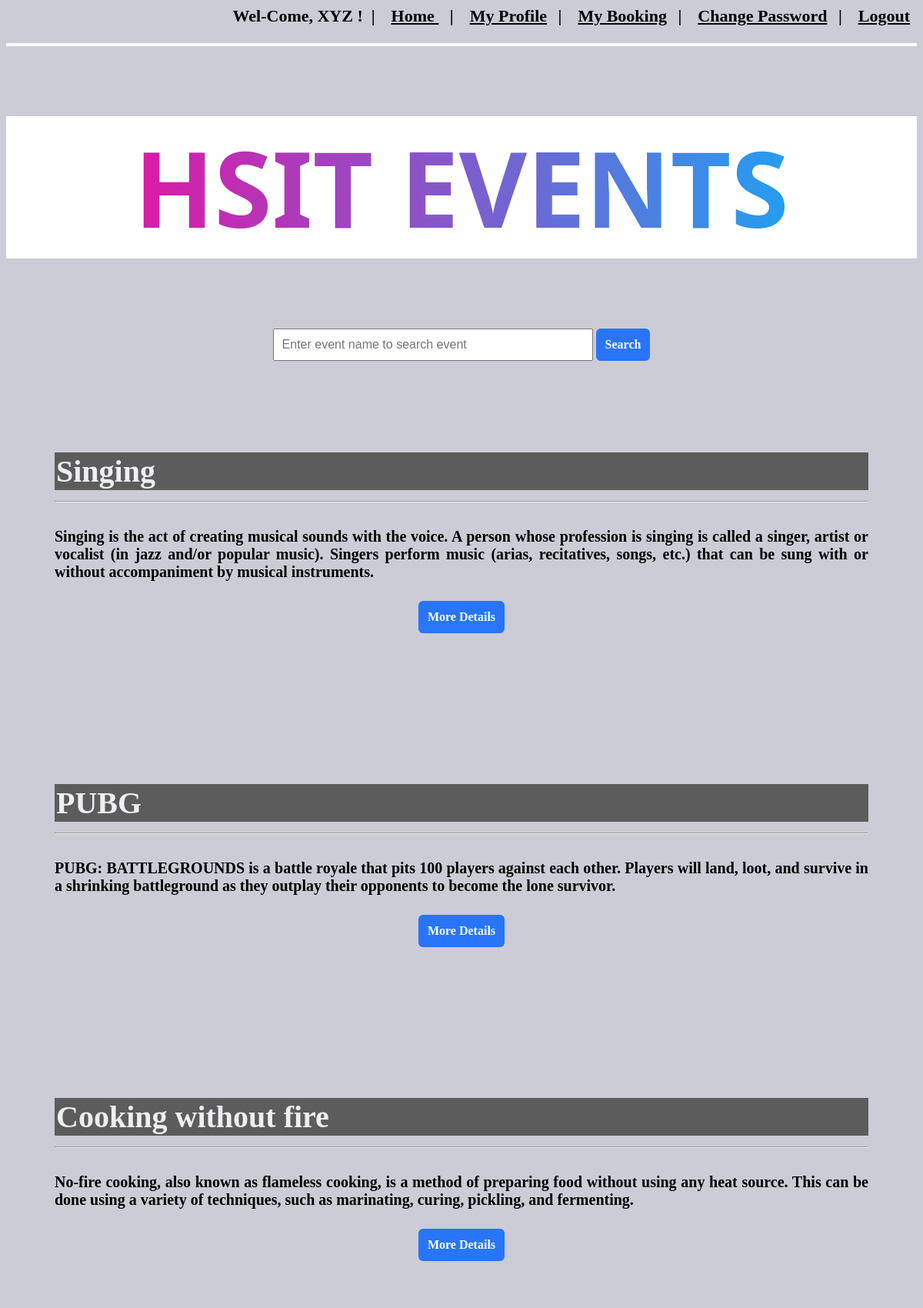
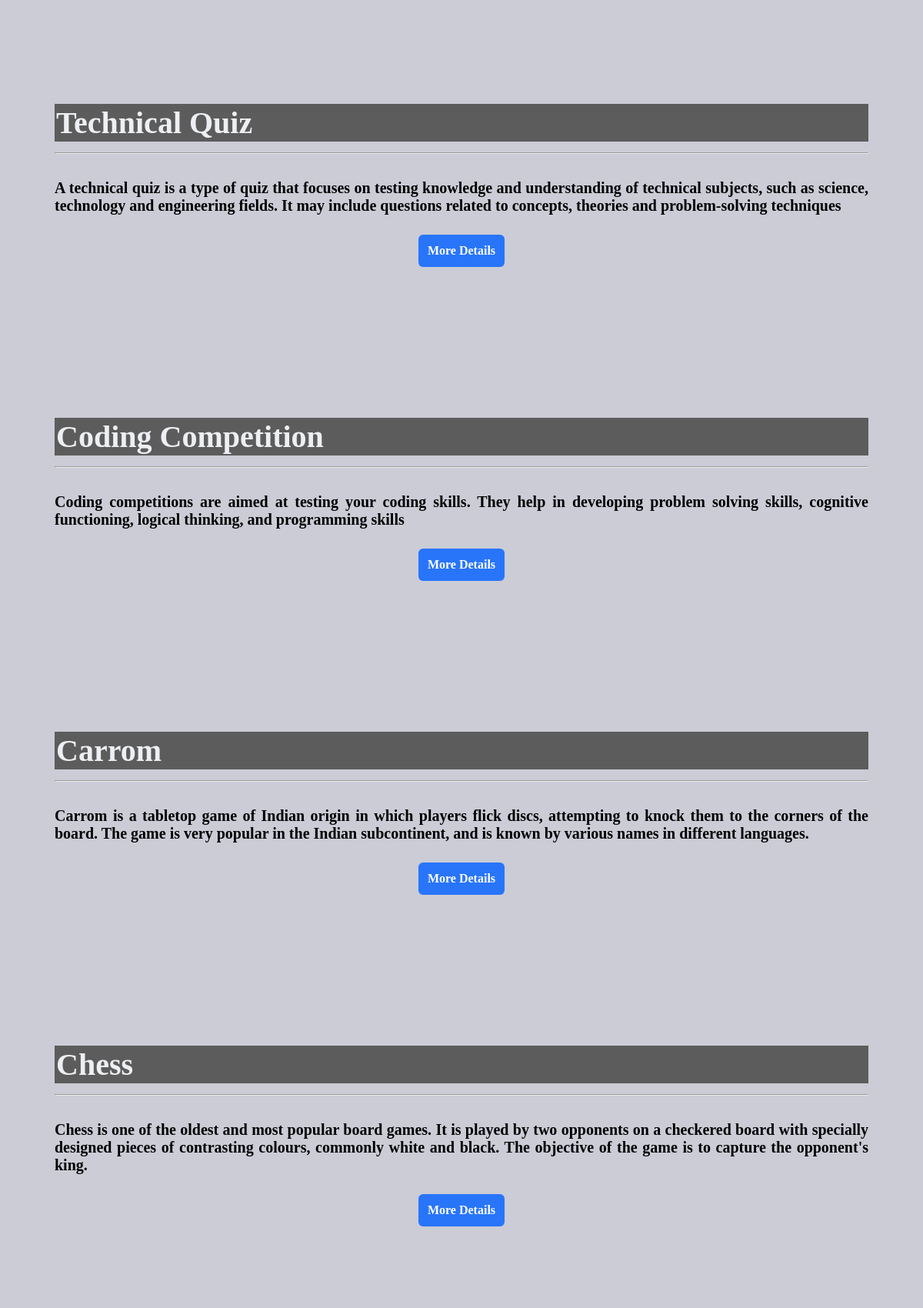
Screenshot of / (signed in, upper part) with the database file from the repository (2 pictures, top to bottom).
### tables this page shows
CREATE TABLE `event_details` (
  `EventID` int(10) NOT NULL,
  `EventName` varchar(100) NOT NULL,
  `EventDate` date NOT NULL,
  `EventTime` time NOT NULL,
  `EventCategory` varchar(100) NOT NULL,
  `EventDescription` text NOT NULL,
  `EventTicketPrice` double NOT NULL,
  `EventTicketTotal` int(11) NOT NULL,
  `EventTicketSold` int(11) NOT NULL,
  `VenueID` int(10) NOT NULL,
  `UserID` varchar(10) NOT NULL,
  `img_link` text DEFAULT NULL
);

### index.php (the view, shortened to what this page needs)
<?php
	include "database/connect.php";
	include 'session.php';
?>
<html>
<head>
</head>
<body>
	<nav>
	</nav>
	<div>
	<div>
	<div class="top">
		<h1>HSIT EVENTS</h1>
	</div>
	<div class="search" style="text-align: center">
		<form action="event_detail.php" method="POST" >
			<input type="text" size="40" name="searchevent" placeholder="Enter event name to search event" style="font-size: 16px;padding: 10px" />
			<input type="submit" name="search" value="Search"/>
		</form>
	</div>
	<div class="content" align="center">
		<?php
			$conn = mysqli_connect($servername, $username, $password, $dbname);
			$read_DB = "SELECT * FROM event_details ORDER BY EventDate DESC";
			$result = mysqli_query($conn, $read_DB);
			if($result){
    			while($row = mysqli_fetch_array($result, MYSQLI_ASSOC)){
    				echo "<form action='event_detail.php' method='POST'><table>";
        			echo "<tr><td><input class ='event_name'  type='text' name='eventname' value='".$row['EventName']."' size=65 readonly></td></tr>";
        			echo "<tr><td><span  style='font-size:20px'><hr><br>". $row['EventDescription']."</td></tr>";
        			echo "<tr><td><br></td></tr>";
        			echo "<tr><td style='text-align:center'><input type='submit' name='more_detail' value='More Details'/></td></tr>";
        			echo "<tr><td><br></td></tr>";
        			echo "</table></form><br>";
    			}
			}
		?>
	</div>
</body>
</html>

### index.php (style rules this page uses)
body { background-color:#cbccd6; z-index: 2; }
.text,h1 { font-family: system-ui, -apple-system, BlinkMacSystemFont, 'Segoe UI', Roboto, Oxygen, Ubuntu, Cantarell, 'Open Sans', 'Helvetica Neue', sans-serif; font-weight: 800; font-size:400%; background: linear-gradient(to right,rgb(255, 0, 153),rgb(0, 183, 255),rgb(0, 255, 204)); background-size: 200% auto; -webkit-background-clip: text; color: transparent; animation: gradient 3s linear infinite; }
.top { font-size: 34px; width:auto; display:inline block; font-family: Helvetica; text-align: center; align-items:center; background-color:white; }
form { margin-left: 60px; margin-top: 15px; margin-right: 60px; }
input[type=submit] { padding: 12px; color: white; border: none; border-radius:6px; background-color: #2875fa; font-weight: 900; font-family: Times New Roman; font-size: 16px; text-align: center; width: auto; }
table { text-align:justify; border-bottom:line; }
.event_name { font-family: Times New Roman; border-style: none; width:100%; background-color:#5c5c5c; font-size: 40px; font-weight:bold; color:#edeff2; margin-top: 100px; }
table td { color:black; font-weight:bold; }
.content { font-size:25px; }
nav { background-color:white; height:4px; }

### rows the page displays
event_details: eventname "Singing", EventDescription "Singing is the act of creating musical sounds with the voice. A person whose profession is singing is called a singer, artist or vocalist (in jazz and/or popular music). Singers perform music (arias, recitatives, songs, etc.) that can be sung with or without accompaniment by musical instruments."
event_details: eventname "PUBG", EventDescription "PUBG: BATTLEGROUNDS is a battle royale that pits 100 players against each other. Players will land, loot, and survive in a shrinking battleground as they outplay their opponents to become the lone survivor."
event_details: eventname "Cooking without fire", EventDescription "No-fire cooking, also known as flameless cooking, is a method of preparing food without using any heat source. This can be done using a variety of techniques, such as marinating, curing, pickling, and fermenting."
event_details: eventname "Technical Quiz", EventDescription "A technical quiz is a type of quiz that focuses on testing knowledge and understanding of technical subjects, such as science, technology and engineering fields. It may include questions related to concepts, theories and problem-solving techniques"
event_details: eventname "Coding Competition", EventDescription "Coding competitions are aimed at testing your coding skills. They help in developing problem solving skills, cognitive functioning, logical thinking, and programming skills"
event_details: eventname "Carrom", EventDescription "Carrom is a tabletop game of Indian origin in which players flick discs, attempting to knock them to the corners of the board. The game is very popular in the Indian subcontinent, and is known by various names in different languages."
event_details: eventname "Chess", EventDescription "Chess is one of the oldest and most popular board games. It is played by two opponents on a checkered board with specially designed pieces of contrasting colours, commonly white and black. The objective of the game is to capture the opponent's king."

### other values shown
$_SESSION['UserFullName'] "XYZ"
